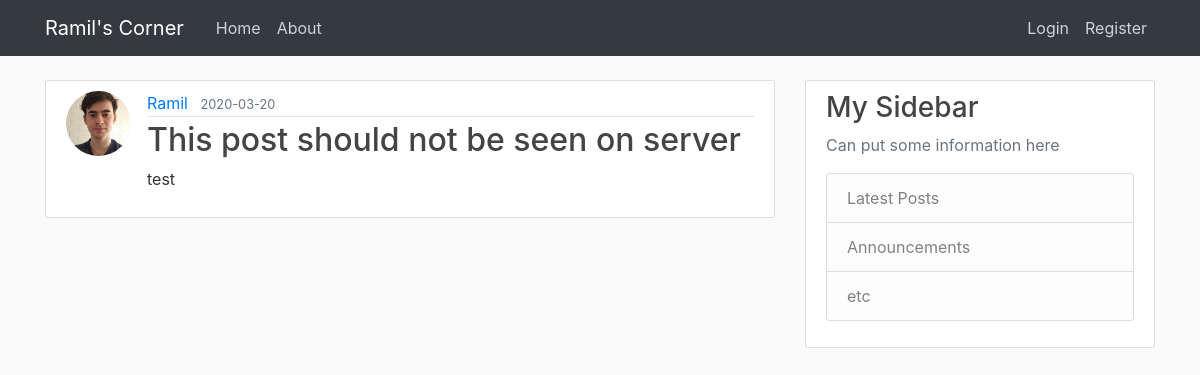
/post/22, run on an earlier commit of the app's database.
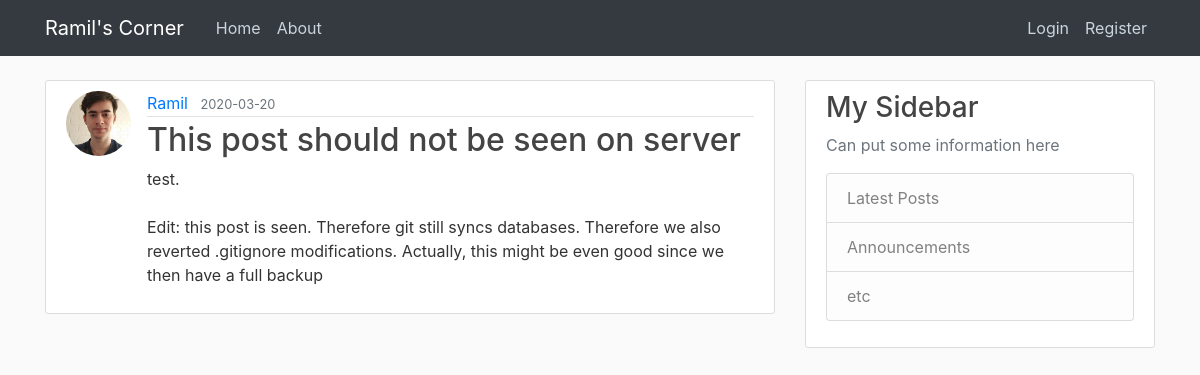
And on a later commit of the database.
### flaskblog/models.py (models this page shows, shortened)
class Post(db.Model):
    id = db.Column(db.Integer, primary_key=True)
    title = db.Column(db.String(100), nullable=False)
    date_posted = db.Column(db.DateTime, nullable=False, default=datetime.utcnow)
    content = db.Column(db.Text, nullable=False)
    user_id = db.Column(db.Integer, db.ForeignKey('user.id'), nullable=False)

### flaskblog/posts/routes.py (the view)
@posts.route("/post/<int:post_id>")
def post(post_id):
    post = Post.query.get_or_404(post_id)
    return render_template('post.html', title=post.title, post=post)

### flaskblog/templates/post.html (shortened to what this page needs)
{% extends "layout.html" %}
{% block content %}
  <article class="media content-section">
    <img class="rounded-circle article-img" src="{{ url_for('static', filename='profile_pics/' + post.author.image_file) }}">
    <div class="media-body">
      <div class="article-metadata">
        <a class="mr-2" href="{{ url_for('users.user_posts', username=post.author.username) }}">{{ post.author.username }}</a>
        <small class="text-muted">{{ post.date_posted.strftime('%Y-%m-%d') }}</small>
      </div>
      <h2 class="article-title">{{ post.title }}</h2>
      <p class="article-content">{{ post.content }}</p>
    </div>
  </article>
{% endblock content %}

What changed in the data, as far as the page shows it:
changed Post "This post should not be seen on server": content "test" → "test. Edit: this post is seen. Therefore git still syncs databases. Therefore we also reverted .gitignore modifications. Actually, this might be even good since we then have a full backup"
